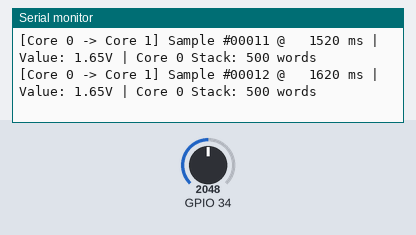
A sketch run on a simulated ESP32. On the bench: the last lines printed to the serial monitor. The inputs (shaded band) are chosen by the test bench; at power-on: GPIO 34 = 2048.

Above: at 1.7 s.
1.8 s: GPIO 34 set to 2866
At 1.83 s:
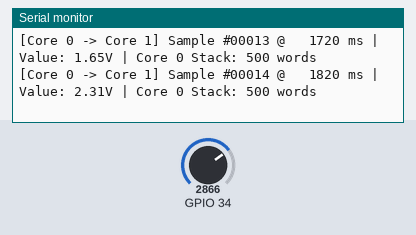
3.3 s: GPIO 34 set to 3603
At 10.04 s:
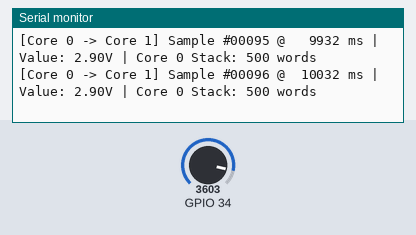
Timing chart, 0 to 10.8 s (numbered marks = the images above; inputs shaded):
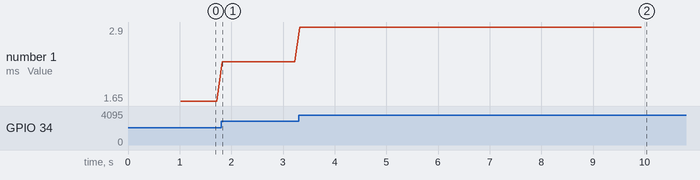

The sketch:

freertos-dual-core-os.ino
```cpp
// (licence header left out)
#include <Arduino.h>

typedef struct {
    uint32_t sample_id;
    uint32_t timestamp_ms;
    float    core0_sensor_val;
    uint32_t core0_free_stack;
} SensorData;

// Thread-safe FreeRTOS Queue Handle
QueueHandle_t telemetryQueue;
SemaphoreHandle_t printMutex;

// ─── Task 1 (Pinned to CORE 0): Real-time High-Frequency Sensor Poller ───
void TaskCore0_Sensor(void *pvParameters) {
    uint32_t counter = 0;
    SensorData sample;

    while (true) {
        counter++;
        sample.sample_id = counter;
        sample.timestamp_ms = millis();
        sample.core0_sensor_val = (float)(analogRead(34)) * (3.3f / 4095.0f);
        sample.core0_free_stack = uxTaskGetStackHighWaterMark(NULL);

        // Send to queue with 10ms timeout
        xQueueSendToBack(telemetryQueue, &sample, pdMS_TO_TICKS(10));

        // Deterministic 100ms sample period (10 Hz rate)
        vTaskDelay(pdMS_TO_TICKS(100));
    }
}

// ─── Task 2 (Pinned to CORE 1): UI & Telemetry Logger ──────────────────
void TaskCore1_UI(void *pvParameters) {
    SensorData received;

    while (true) {
        // Wait for incoming samples from Core 0
        if (xQueueReceive(telemetryQueue, &received, portMAX_DELAY) == pdPASS) {
            if (xSemaphoreTake(printMutex, pdMS_TO_TICKS(50)) == pdTRUE) {
                Serial.printf("[Core %d -> Core %d] Sample #%05u @ %6u ms | Value: %.2fV | Core 0 Stack: %u words\n",
                              0, xPortGetCoreID(),
                              received.sample_id,
                              received.timestamp_ms,
                              received.core0_sensor_val,
                              received.core0_free_stack);
                xSemaphoreGive(printMutex);
            }
        }
    }
}

void setup() {
    Serial.begin(115200);
    delay(500);

    printMutex = xSemaphoreCreateMutex();
    telemetryQueue = xQueueCreate(20, sizeof(SensorData)); // 20-element buffer

    Serial.println("\n========================================================");
    Serial.println("  ⚡ ESP32 Community — Project ADV-24: FreeRTOS Dual-Core");
    Serial.println("========================================================");
    Serial.printf("Main setup running on Core: %d\n", xPortGetCoreID());

    // Pin Sensor Task to Core 0 (Priority 2)
    xTaskCreatePinnedToCore(
        TaskCore0_Sensor,
        "Core0_Sensor",
        4096,
        NULL,
        2,
        NULL,
        0 // Pin to Core 0
    );

    // Pin UI Task to Core 1 (Priority 1)
    xTaskCreatePinnedToCore(
        TaskCore1_UI,
        "Core1_UI",
        4096,
        NULL,
        1,
        NULL,
        1 // Pin to Core 1
    );

    Serial.println(" Dual-core tasks scheduled successfully! Telemetry streaming below:\n");
}

void loop() {
    // Arduino loop runs on Core 1 at priority 1 (Idle here since tasks handle workload)
    vTaskDelay(pdMS_TO_TICKS(1000));
}
```

Measured:
- after the input at 1.8 s, the serial monitor: prints a new line at once (image 1)
- plotted number 1: 1.65 → 2.31 after the input at 1.8 s
